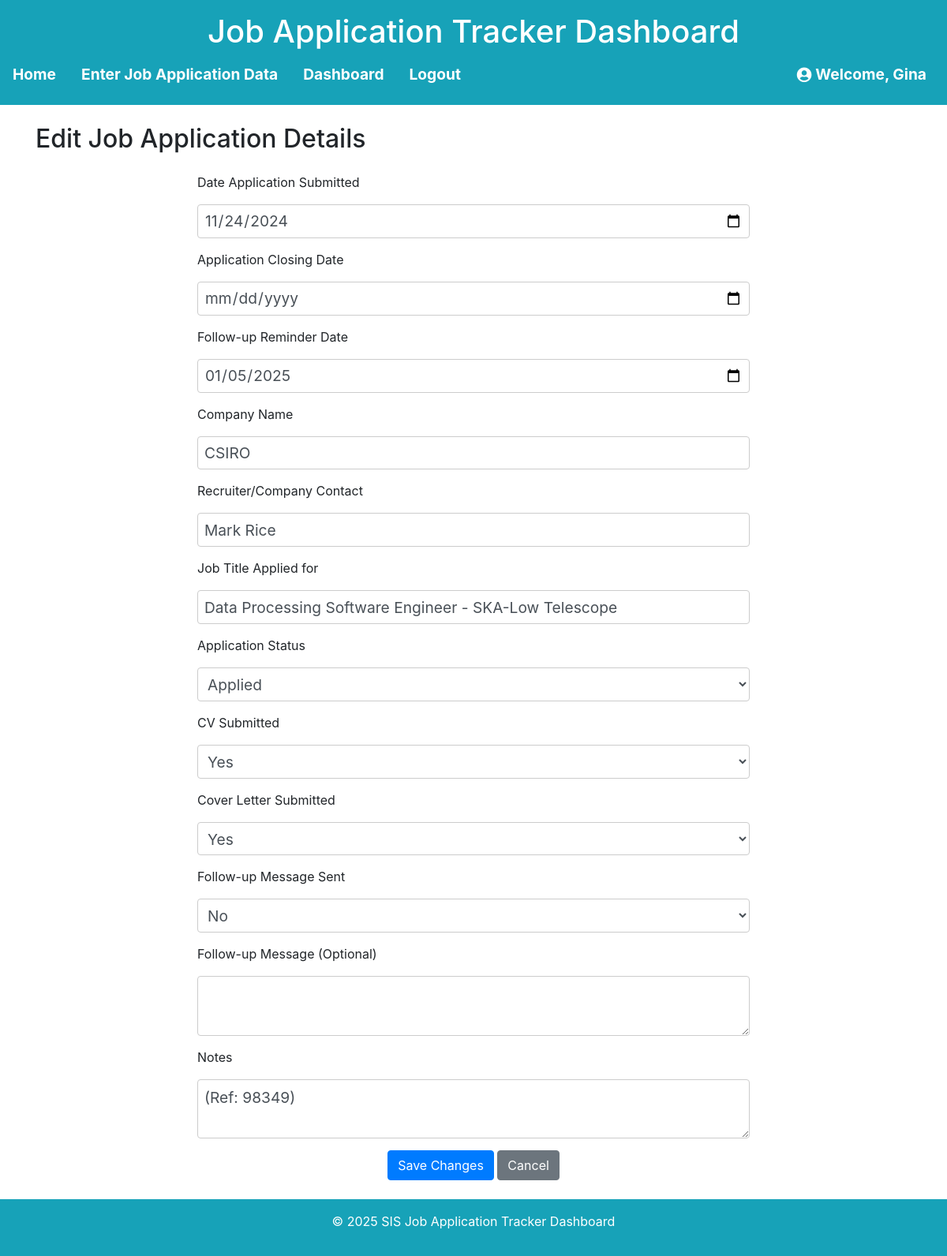
/application/3/edit (signed in), run on the app's committed database.
### models.py (models this page shows, shortened)
class User(UserMixin, db.Model):
    id = db.Column(db.Integer, primary_key=True)
    username = db.Column(db.String(64), unique=True, nullable=False)
    email = db.Column(db.String(120), unique=True, nullable=False)
    password_hash = db.Column(db.String(256))

class JobApplication(db.Model):
    id = db.Column(db.Integer, primary_key=True)
    date_submitted = db.Column(db.Date, nullable=True)
    due_date = db.Column(db.Date, nullable=True)
    follow_up_date = db.Column(db.Date, nullable=True)
    company = db.Column(db.String(120), nullable=False)
    contact = db.Column(db.String(120), nullable=True)
    position_title = db.Column(db.String(120), nullable=False)
    status = db.Column(db.String(50), nullable=False)
    cv_submitted = db.Column(db.String(10), nullable=False)
    cover_letter_submitted = db.Column(db.String(10), nullable=False)
    follow_up_sent = db.Column(db.String(10), nullable=False)
    follow_up_message = db.Column(db.Text, nullable=True)
    notes = db.Column(db.Text, nullable=True)
    user_id = db.Column(db.Integer, db.ForeignKey('user.id'), nullable=False)
    user = db.relationship('User', backref=db.backref('job_applications', lazy=True))
    def __repr__(self):
        return f"<JobApplication {self.id} - {self.company}>"

### app.py (the view, shortened to what this page needs)
@app.route('/application/<int:application_id>/edit', methods=['GET', 'POST'])
@login_required
def edit_application(application_id):
    application = JobApplication.query.get_or_404(application_id)
    print(f"Editing application: {application}")
    if application.user_id != current_user.id:
        flash("You are not authorised to edit this application.", "danger")
        return redirect(url_for('dashboard'))
    form = JobApplicationForm(obj=application)
    return render_template('edit_application.html', form=form, application=application)

### app.py (called while the page is built)
@login_manager.user_loader
def load_user(user_id):
    return db.session.get(User, int(user_id))

### templates/edit_application.html (shortened to what this page needs)
{% extends "base.html" %}
{% block content %}
<h2 class="mb-4">Edit Job Application Details</h2>
<form method="POST" action="{{ url_for('edit_application', application_id=application.id) }}" class="mx-auto" style="max-width: 700px;">
    <div class="form-group">
        <label for="date_submitted">{{ form.date_submitted.label }}</label>
        {{ form.date_submitted(class="form-control", id="date_submitted") }}
    </div>
    <div class="form-group">
        <label for="due_date">{{ form.due_date.label }}</label>
        {{ form.due_date(class="form-control", id="due_date") }}
    </div>
    <div class="form-group">
        <label for="follow_up_date">{{ form.follow_up_date.label }}</label>
        {{ form.follow_up_date(class="form-control", id="follow_up_date") }}
    </div>
    <div class="form-group">
        <label for="company">{{ form.company.label }}</label>
        {{ form.company(class="form-control", id="company") }}
    </div>
    <div class="form-group">
        <label for="contact">{{ form.contact.label }}</label>
        {{ form.contact(class="form-control", id="contact") }}
    </div>
    <div class="form-group">
        <label for="position_title">{{ form.position_title.label }}</label>
        {{ form.position_title(class="form-control", id="position_title") }}
    </div>
    <div class="form-group">
        <label for="status">{{ form.status.label }}</label>
        {{ form.status(class="form-control", id="status") }}
    </div>
    <div class="form-group">
        <label for="cv_submitted">{{ form.cv_submitted.label }}</label>
        {{ form.cv_submitted(class="form-control", id="cv_submitted") }}
    </div>
    <div class="form-group">
        <label for="cover_letter_submitted">{{ form.cover_letter_submitted.label }}</label>
        {{ form.cover_letter_submitted(class="form-control", id="cover_letter_submitted") }}
    </div>
    <div class="form-group">
        <label for="follow_up_sent">{{ form.follow_up_sent.label }}</label>
        {{ form.follow_up_sent(class="form-control", id="follow_up_sent") }}
    </div>
    <div class="form-group">
        <label for="follow_up_message">{{ form.follow_up_message.label }}</label>
        {{ form.follow_up_message(class="form-control", id="follow_up_message") }}
    </div>
    <div class="form-group">
        <label for="notes">{{ form.notes.label }}</label>
        {{ form.notes(class="form-control", id="notes") }}
    </div>
    <div class="form-group text-center">
        <button type="submit" class="btn btn-primary">Save Changes</button>
        <a href="{{ url_for('dashboard') }}" class="btn btn-secondary">Cancel</a>
    </div>
</form>
{% endblock %}

### templates/base.html (shortened to what this page needs)
<!DOCTYPE html>
<html lang="en">
<head>
    <link href="https://stackpath.bootstrapcdn.com/bootstrap/4.5.2/css/bootstrap.min.css" rel="stylesheet">
    <link rel="stylesheet" href="https://cdnjs.cloudflare.com/ajax/libs/font-awesome/5.15.3/css/all.min.css">
    <link rel="stylesheet" href="{{ url_for('static', filename='style.css') }}">
</head>
<body>
    <header class="bg-info text-white text-center py-3 mb-4">
        <h1>Job Application Tracker Dashboard</h1>
        <nav>
            <ul class="nav justify-content-center">
                <li class="nav-item"><a class="nav-link text-white {% if request.endpoint == 'index' %}active{% endif %}" href="{{ url_for('index') }}">Home</a></li>
                <li class="nav-item"><a class="nav-link text-white {% if request.endpoint == 'index' %}active{% endif %}" href="{{ url_for('form') }}">Enter Job Application Data</a></li>
                <li class="nav-item"><a class="nav-link text-white {% if request.endpoint == 'index' %}active{% endif %}" href="{{ url_for('dashboard') }}">Dashboard</a></li>
                {% if current_user.is_authenticated %}
                <li class="nav-item"><a class="nav-link text-white {% if request.endpoint == 'index' %}active{% endif %}" href="{{ url_for('logout') }}">Logout</a></li>
                {% endif %}
                {% if current_user.is_authenticated %}
                    <li class="nav-item ml-auto">
                        <a class="nav-link text-white" href="#">
                            <i class="fas fa-user-circle"></i> Welcome, {{ current_user.username }}
                        </a>
                    </li>
                {% endif %}
            </ul>
        </nav>
    </header>
    <main class="container">
        {% block content %}{% endblock %}
    </main>
    <footer class="bg-info text-white text-center py-3 mt-4">
        <p>&copy; 2025 SIS Job Application Tracker Dashboard</p>
    </footer>
</body>
</html>

### static/style.css (style rules this page uses)
.form-group { margin-bottom: 15px; }
.form-control { width: 100%; padding: 8px; border: 1px solid #ccc; border-radius: 4px; background-color: #fff; font-size: 1.2rem; }
.nav-item.ml-auto { margin-left: auto; padding-right: 10px; }
.nav-item a { display: flex; align-items: center; font-size: 1.2rem; font-weight: bold; }
.nav-item i { margin-right: 5px; }

### data on the page
User: username "Gina"
JobApplication: date_submitted "11/24/2024", follow_up_date "01/05/2025", company "CSIRO", contact "Mark Rice", position_title "Data Processing Software Engineer - SKA-Low Telescope", status "Applied", cv_submitted "Yes", cover_letter_submitted "Yes", follow_up_sent "No", notes "(Ref: 98349)"
